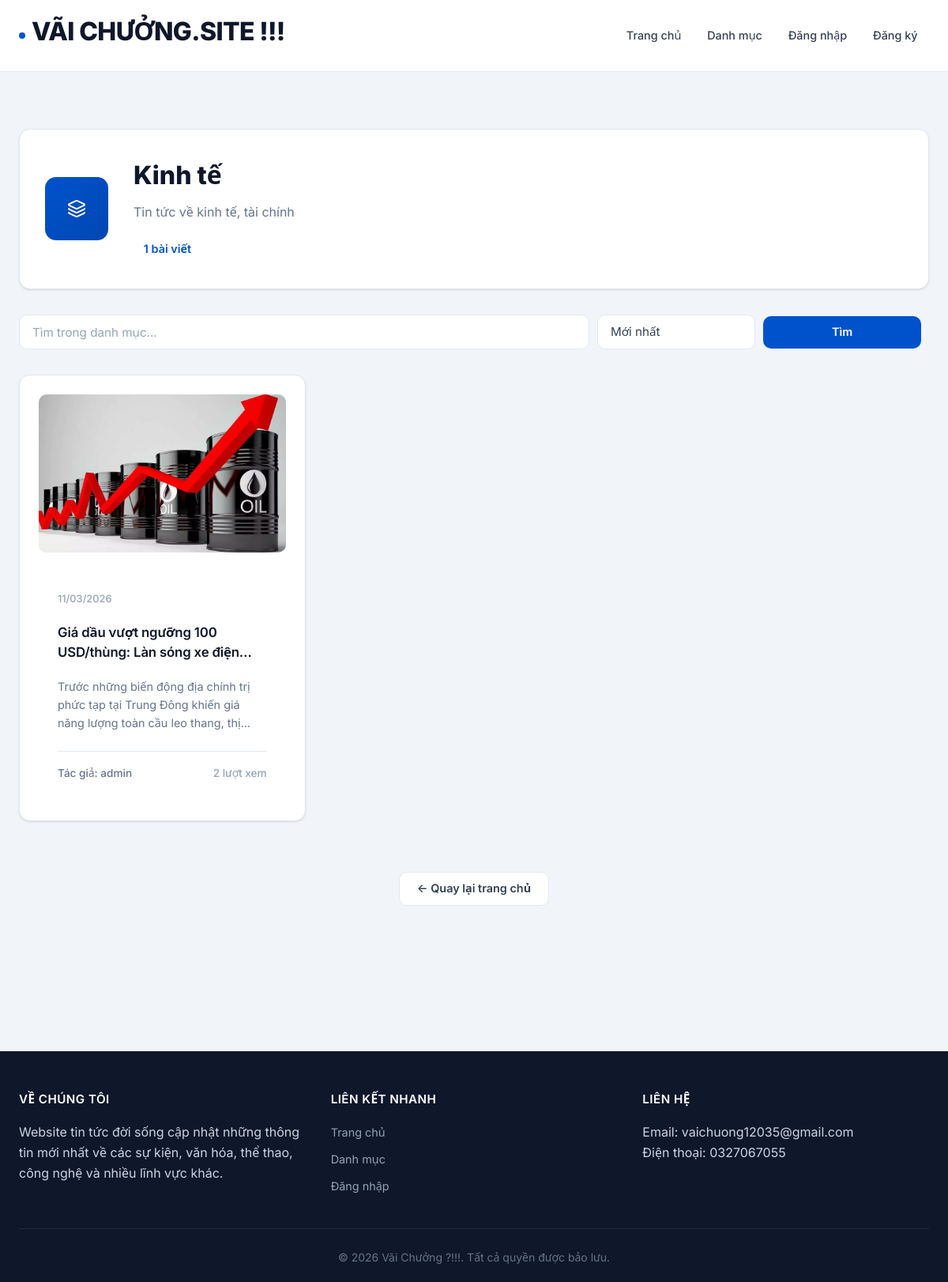
Page /category/2 on the earlier database version.
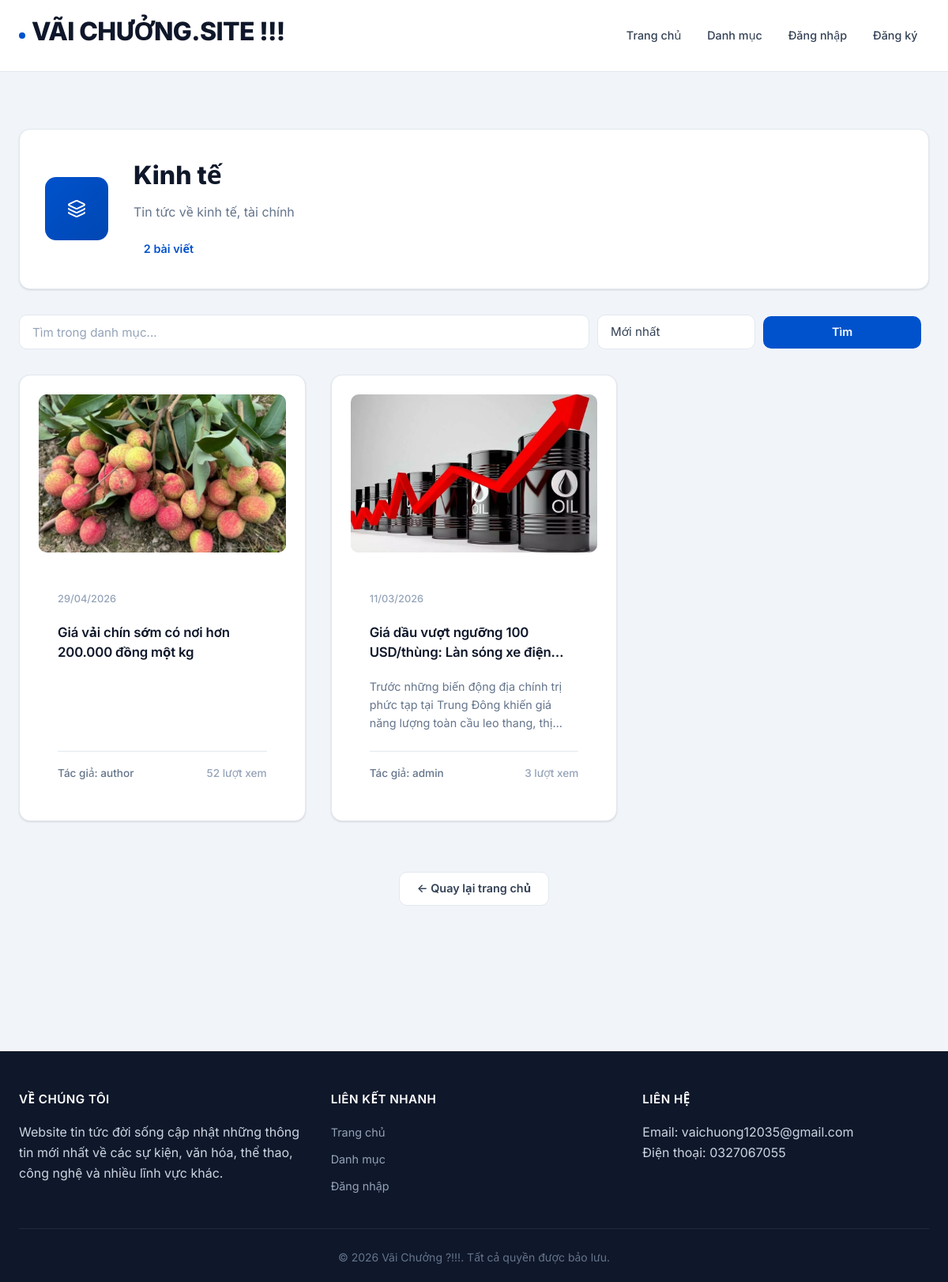
Same page on the later database version.
### newsapp/models.py (models this page shows, shortened)
class Article(db.Model):
    __tablename__ = "articles"
    id = db.Column(db.Integer, primary_key=True)
    title = db.Column(db.String(200), nullable=False, index=True)
    content = db.Column(db.Text, nullable=False)
    excerpt = db.Column(db.String(500))
    image_ref = db.Column(db.String(500))
    status = db.Column(db.String(20), nullable=False, default=ArticleStatus.DRAFT, index=True)
    review_note = db.Column(db.String(500))
    created_at = db.Column(db.DateTime, default=datetime.utcnow, nullable=False, index=True)
    updated_at = db.Column(db.DateTime, default=datetime.utcnow, onupdate=datetime.utcnow, nullable=False)
    published_at = db.Column(db.DateTime)
    views = db.Column(db.Integer, default=0, nullable=False)
    audio_ref = db.Column(db.String(500))  # static-relative path to generated audio
    audio_duration = db.Column(db.Integer)  # seconds, optional
    summary_text = db.Column(db.Text)
    user_id = db.Column(db.Integer, db.ForeignKey("users.id"), nullable=False, index=True)
    category_id = db.Column(db.Integer, db.ForeignKey("categories.id"), nullable=False, index=True)
    author = db.relationship("User", back_populates="articles")
    category = db.relationship("Category", back_populates="articles")
    comments = db.relationship(
        "Comment", back_populates="article", lazy=True, order_by="Comment.created_at.desc()"
    )
    favorites = db.relationship("Favorite", back_populates="article", lazy=True)

class User(db.Model):
    __tablename__ = "users"
    id = db.Column(db.Integer, primary_key=True)
    username = db.Column(db.String(80), unique=True, nullable=False, index=True)
    email = db.Column(db.String(120), unique=True, nullable=False, index=True)
    password_hash = db.Column(db.String(255), nullable=False)
    role = db.Column(db.String(20), nullable=False, default=UserRole.USER, index=True)
    active = db.Column(db.Boolean, nullable=False, default=True, index=True)
    created_at = db.Column(db.DateTime, default=datetime.utcnow, nullable=False)
    articles = db.relationship("Article", back_populates="author", lazy=True)
    comments = db.relationship("Comment", back_populates="author", lazy=True)
    favorites = db.relationship("Favorite", back_populates="user", lazy=True)

### newsapp/controllers/main_controller.py (the view)
@bp.route("/category/<int:category_id>")
def category_articles(category_id: int):
    category = Category.query.get_or_404(category_id)
    q = (request.args.get("q") or "").strip()
    sort = request.args.get("sort") or "newest"
    query = Article.query.filter(
        Article.category_id == category_id, Article.status == ArticleStatus.PUBLISHED
    )
    if q:
        like = f"%{q}%"
        query = query.filter(or_(Article.title.ilike(like), Article.excerpt.ilike(like), Article.content.ilike(like)))
    if sort == "views":
        query = query.order_by(Article.views.desc(), Article.created_at.desc())
    elif sort == "oldest":
        query = query.order_by(Article.created_at.asc())
    else:
        query = query.order_by(Article.created_at.desc())
    articles = query.all()
    return render_template("main/category.html", category=category, articles=articles, q=q, sort=sort)

### newsapp/templates/main/category.html (shortened to what this page needs)
{% extends "base.html" %}
{% block content %}
<div class="category-page">
    <div class="container">
        <div class="category-header">
            <div class="category-icon-large">
            </div>
            <div class="category-info">
                <h1>{{ category.name }}</h1>
                {% if category.description %}
                <p class="category-description">{{ category.description }}</p>
                {% endif %}
                <div class="category-stats">
                    <span class="articles-count">{{ articles|length }} bài viết</span>
                </div>
            </div>
        </div>
        <section class="search-section">
            <form method="GET" action="{{ url_for('main.category_articles', category_id=category.id) }}"
                class="search-form">
                <input type="text" name="q" placeholder="Tìm trong danh mục..." value="{{ q or '' }}">
                <select name="sort">
                    <option value="newest" {% if sort=='newest' %}selected{% endif %}>Mới nhất</option>
                </select>
                <button type="submit" class="btn btn-primary">Tìm</button>
            </form>
        </section>
        <div class="articles-grid">
            {% for article in articles %}
            <article class="article-card">
                {% set img = (article.image_ref|image_src) %}
                {% if img %}
                <div class="article-image">
                    <img src="{{ img }}" alt="{{ article.title }}">
                </div>
                {% endif %}
                <div class="article-content">
                    <div class="article-meta">
                        <span class="date">{{ article.created_at.strftime('%d/%m/%Y') }}</span>
                    </div>
                    <h3 class="article-title">
                        <a href="{{ url_for('main.article_detail', article_id=article.id) }}">{{ article.title }}</a>
                    </h3>
                    {% if article.excerpt %}
                    <p class="article-excerpt">{{ article.excerpt }}</p>
                    {% endif %}
                    <div class="article-footer">
                        <span class="author">Tác giả: {{ article.author.username }}</span>
                        <span class="views">{{ article.views }} lượt xem</span>
                    </div>
                </div>
            </article>
            {% endfor %}
        </div>
        <div class="back-link">
            <a href="{{ url_for('main.index') }}" class="btn btn-secondary">← Quay lại trang chủ</a>
        </div>
    </div>
</div>
{% endblock %}

Differences in the rows shown:
added Article: shows a picture, created_at "29/04/2026", title "Giá vải chín sớm có nơi hơn 200.000 đồng một kg", author.username "author", views "52"
changed Article "Giá dầu vượt ngưỡng 100 USD/thùng: Làn sóng xe…": views "2" → "3"
Other differences:
{{ articles|length }}: "1" → "2"
